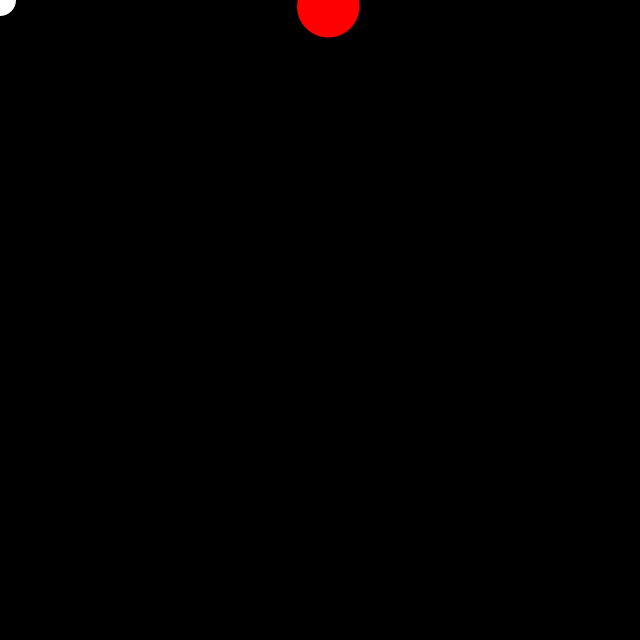
Frame 1 (no input)
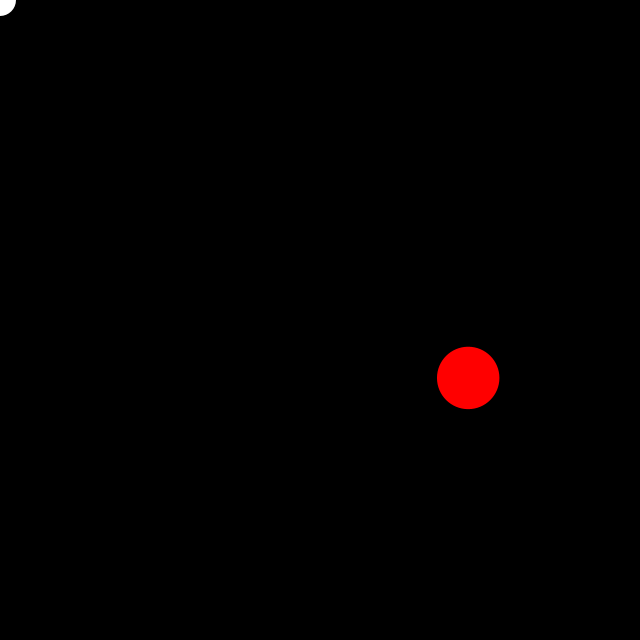
Frame 60 (the mouse pressed at the canvas centre just before this capture)
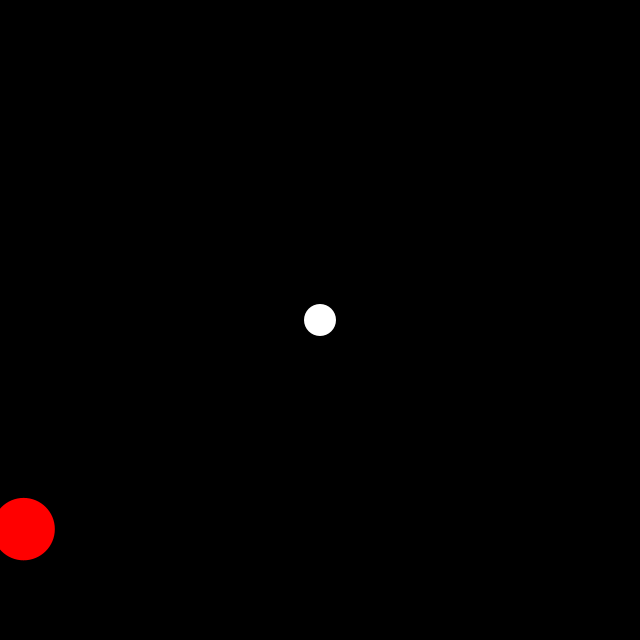
Frame 120 (the mouse held since frame 60 and released just before this capture)

The Processing sketch that drew these frames (run headless with seeded random() and noise(); from frame 60 on, the mouse is pressed at the canvas centre):

// Processing sketch: Code_base
// ── Code_base.pde
// ゲームの状態
// 0: ゲーム中
// 1: 終了
int gameState;

// プレイヤーのX座標, Y座標
float playerX, playerY;
// プレイヤーの半径
float playerScale;

// 敵のX座標, Y座標
float enemyX, enemyY;
// 敵の速度のX座標, Y座標
float enemySpeedX, enemySpeedY;
// 敵の半径
float enemyScale;

void setup()
{
  size(640, 640);

  gameState = 0;

  playerX = width / 2;
  playerY = height / 2;
  playerScale = 16;

  enemyX = width / 2;
  enemyY = 0;
  enemySpeedX = random(5, 10);
  enemySpeedY = random(5, 10);
  enemyScale = random(16, 32);

  noStroke();
  noFill();
  textSize(48);
  textAlign(CENTER, CENTER);
}

void draw()
{
  update();

  display();
}

// 更新
void update()
{
  if (gameState == 0)
  {
    // プレイヤーの移動
    playerX = mouseX;
    playerY = mouseY;

    // 敵の移動
    enemyX += enemySpeedX;
    enemyY += enemySpeedY;

    // 壁に当たったら跳ね返る
    if (enemyX < 0 || width < enemyX)
    {
      enemySpeedX *= -1;
    }
    if (enemyY < 0 || height < enemyY)
    {
      enemySpeedY *= -1;
    }

    // 当たり判定
    if (dist(playerX, playerY, enemyX, enemyY) <= playerScale + enemyScale)
    {
      // 終了する
      gameState = 1;
    }
  }
}

// 描画
void display()
{
  background(0);

  // プレイヤー
  fill(255, 255, 255);
  ellipse(playerX, playerY, playerScale * 2, playerScale * 2);

  // 敵
  fill(255, 0, 0);
  ellipse(enemyX, enemyY, enemyScale * 2, enemyScale * 2);

  if (gameState == 1)
  {
    // 終了という文字
    fill(255, 255, 255);
    text("Game End!", width / 2, height / 2);
  }
}
